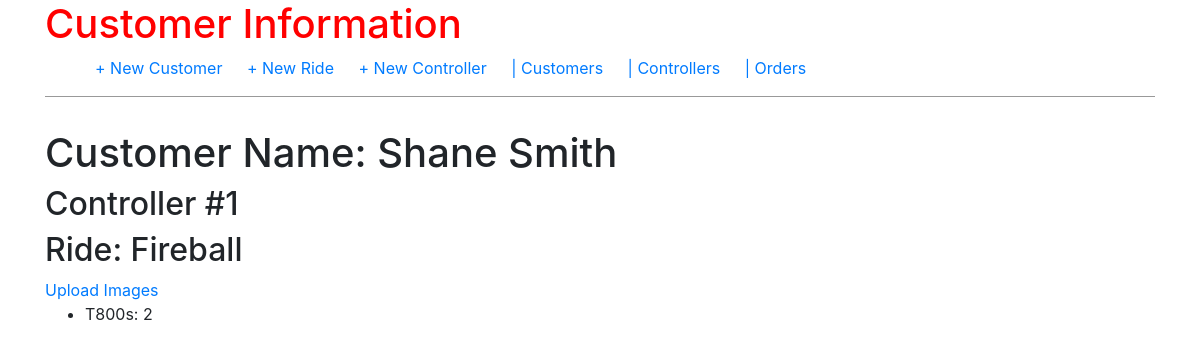
The app's page /controller/1/ with its own data.
### orders/models.py (models this page shows, shortened)
class Controller(models.Model):
    controller_number = models.IntegerField(unique=True)
    order = models.ForeignKey(Order, on_delete=models.CASCADE, related_name='controller')
    T8000 = models.IntegerField(null=True, blank=True)
    T4000 = models.IntegerField(null=True, blank=True)
    T1000 = models.IntegerField(null=True, blank=True)
    T1000s = models.IntegerField(null=True,blank=True)
    F16V3 = models.IntegerField(null=True, blank=True)
    F4V3 = models.IntegerField(null=True, blank=True)
    F2_Raspberry_Pi = models.IntegerField(null=True, blank=True)
    Raspberry_Pi = models.IntegerField(null=True, blank=True)
    Two_Forty_24_Volt = models.IntegerField(null=True, blank=True)
    Three_Twenty_24_Volt = models.IntegerField(null=True, blank=True)
    TP_Link = models.IntegerField(null=True, blank=True)
    Buck_Converter_24v_to_5v = models.IntegerField(null=True, blank=True)
    Buck_Converter_24v_to_12v = models.IntegerField(null=True, blank=True)
    controller_pictures = models.FileField(upload_to='controller_uploads/%Y/%m/%d', null=True)

class Order(models.Model):
    order_number = models.AutoField(primary_key=True)
    customer_number = models.ForeignKey(Customer, on_delete=models.CASCADE, related_name='orders')
    date_created = models.DateField(auto_now_add=True)
    last_updated = models.DateField(auto_now=True)
    description = models.CharField(max_length=200, null=True, blank=True)
    ride = models.ForeignKey(Ride, on_delete=models.CASCADE, related_name='orders', null=True)

class Customer(models.Model):
    customer_name = models.CharField(max_length=100)
    customer_phone_number = models.CharField(max_length=10)
    customer_email = models.EmailField()
    customer_business_name = models.CharField(max_length=200)
    def __str__(self):
        return self.customer_name

class Ride(models.Model):
    ride_name = models.CharField(max_length=100)
    def __str__(self):
        return self.ride_name

### orders/views.py (the view)
# urls.py: path('controller/<int:pk>/', views.ControllerDetailView.as_view(), name='controller_detail'),
class ControllerDetailView(DetailView):
    model = Controller
    template_name = 'controller_detail.html'

### templates/controller_detail.html (shortened to what this page needs)
{% extends 'base.html' %}
{% load thumbnail %}
{% block content %}
<h1>Customer Name: {{ controller.order.customer_number }}</h1>
<h2>Controller #{{ controller.controller_number }}</h2>
<h2>Ride: {{ controller.order.ride }}</h2>
<a href="{% url 'upload_image' %}">Upload Images</a>
<ul>
    {% if controller.T8000 %}
    <li>T800s: {{ controller.T8000 }}</li>
    {% endif %}
</ul>
{% endblock content %}

### static/css/base.css (style rules this page uses)
body { font-family: 'Source Sans Pro', sans-serif; font-size: 18px; }

### records on screen
Controller: order.customer_number "Shane Smith", controller_number "1", order.ride "Fireball", T8000 "2"
